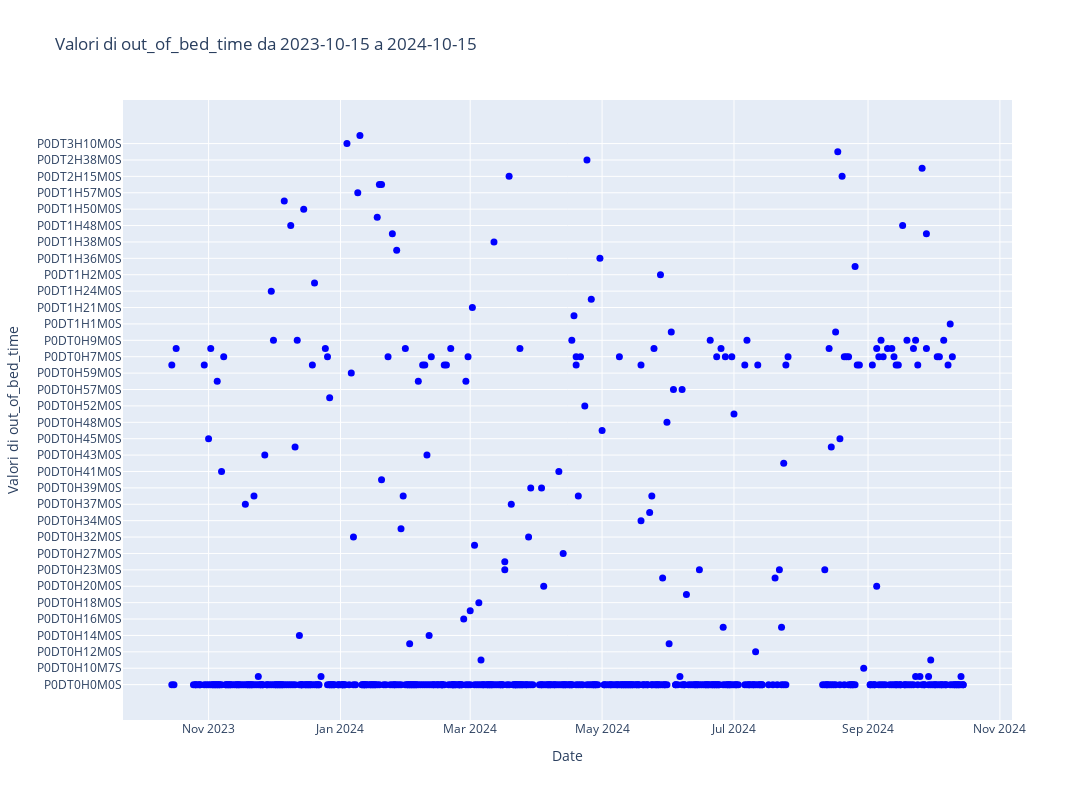

This figure's notebook cell:
### Code cell
aggregatedDatafromGranular.plot('out_of_bed_time','2023-10-15', '2024-10-15')
